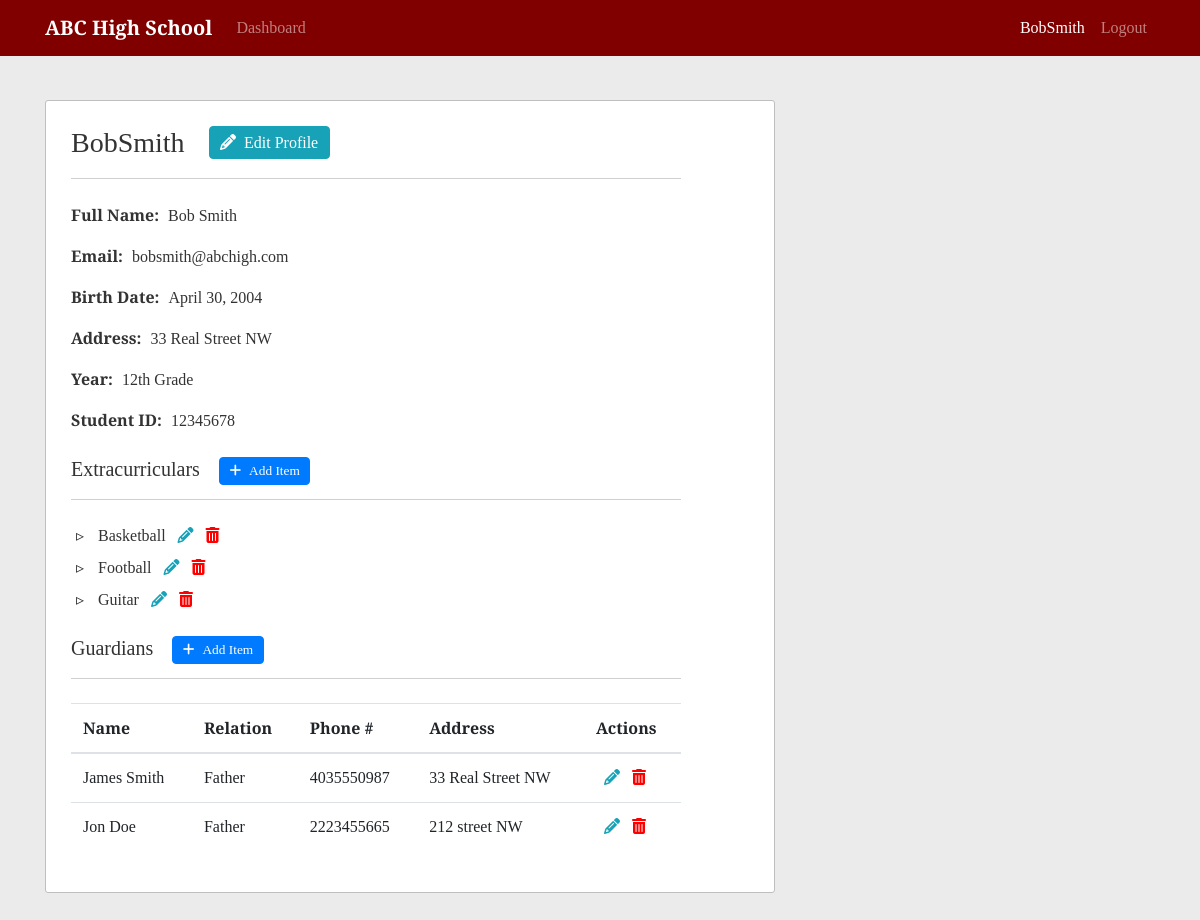
Screenshot of /profile/BobSmith/ (signed in) with the database file from the repository.
### users/models.py (models this page shows, shortened)
class Profile(models.Model):
    user = models.OneToOneField(User, on_delete=models.CASCADE)
    birth_date = models.DateField(null=True, blank=True)
    address = models.CharField(max_length=255, blank=True)

class Student(models.Model):
    GRADE_TEN = '10'
    GRADE_ELEVEN = '11'
    GRADE_TWELVE = '12'
    YEAR_CHOICES = [
        (GRADE_TEN, '10th Grade'),
        (GRADE_ELEVEN, '11th Grade'),
        (GRADE_TWELVE, '12th Grade')
    ]
    user = models.OneToOneField(User, on_delete=models.CASCADE, primary_key=True)
    year = models.CharField(max_length=2, choices=YEAR_CHOICES)
    student_id_no = models.PositiveIntegerField(unique=True)

### school/models.py (models this page shows, shortened)
class ExtraCurricular(models.Model):
    student = models.ForeignKey(Student, on_delete=models.CASCADE)
    activity_name = models.CharField(max_length=100)
    class Meta:
        unique_together = ['student', 'activity_name']

class Guardian(models.Model):
    student = models.ForeignKey(Student, on_delete=models.CASCADE)
    first_name = models.CharField(max_length=255)
    last_name = models.CharField(max_length=255)
    phone_number = models.CharField(max_length=20)
    address = models.CharField(max_length=255)
    relation = models.CharField(max_length=255)
    class Meta:
        unique_together = ['student', 'first_name', 'last_name']

### users/views.py (the view, shortened to what this page needs)
# urls.py: path('profile/', user_views.profile_redirect, name='profile-redirect'),
def profile(request, **kwargs):
    if not (request.user.is_authenticated):
        return redirect('login')
    user = request.user
    profile_user = User.objects.filter(username=kwargs.get('username')).first()
    if not profile_user:
        return redirect('access-denied')
    temp_student = Student.objects.filter(user=profile_user).first()
    extra_curriculars = ExtraCurricular.objects.filter(student=temp_student)
    guardians = Guardian.objects.filter(student=temp_student)
    temp_instructor = Instructor.objects.filter(user=profile_user).first()
    taught_courses = Course.objects.filter(instructor=temp_instructor)
    context = {
        'kwargs': kwargs,
        'profile_user': profile_user,
        'extra_curriculars': extra_curriculars,
        'guardians': guardians,
        'taught_courses': taught_courses
    }
    if user.is_superuser:
        return render(request, 'users/profile.html', context=context)
    if (profile_user.is_superuser):
        return redirect('access-denied')
    if (user == profile_user):
        return render(request, 'users/profile.html', context=context)

### users/templates/users/profile.html (shortened to what this page needs)
{% extends "school/content.html" %}
{% block content %}
  <div class="content-section">
    <div class="content-title">
      <h3 class="profile-title">{{ kwargs.username }}</h3>
      {% if user.username == kwargs.username %}
        <a class="btn btn-info profile-button" href="{% url 'update-profile' user.profile.id %}"><i class="fas fa-pencil-alt mr-2"></i>Edit Profile</a>
      {% endif %}
    </div>
    <p>
      <span class="data-title">Full Name:</span>
      <span class="data-content">{{ profile_user.first_name }} {{ profile_user.last_name }}</span>
    </p>
    <p>
      <span class="data-title">Email:</span>
      <span class="data-content">{{ profile_user.email }}</span>
    </p>
    <p>
      <span class="data-title">Birth Date:</span>
      <span class="data-content">{{ profile_user.profile.birth_date }}</span>
    </p>
    <p>
      <span class="data-title">Address:</span>
      <span class="data-content">{{ profile_user.profile.address }}</span>
    </p>
    {% if profile_user.student %}
      <p>
        <span class="data-title">Year:</span>
        <span class="data-content">{{ profile_user.student.get_year_display }}</span>
      </p>
      <p>
        <span class="data-title">Student ID:</span>
        <span class="data-content">{{ profile_user.student.student_id_no }}</span>
      </p>
      <div class="content-title mt-4">
        <h5 class="profile-title">Extracurriculars</h5>
        {% if user.username == kwargs.username %}
          <a class="btn btn-primary sub-profile-button" href="{% url 'create-extra-curricular' %}"><i class="fas fa-plus mr-2"></i>Add Item</a>
        {% endif %}
      </div>
      {% if extra_curriculars %}
        <ul class="profile-list">
        {% for extra_curricular in extra_curriculars %}
          <li class="profile-list-item">
            {{ extra_curricular.activity_name }}
            {% if user.username == kwargs.username %}
              <span class="inline-row-buttons">
                <a class="edit-link" href="{% url 'update-extra-curricular' extra_curricular.id %}"><i class="fas fa-pencil-alt ml-2"></i></a>
                <a class="delete-link" href="{% url 'delete-extra-curricular' extra_curricular.id %}"><i class="fas fa-trash-alt ml-2"></i></a>
              </span>
            {% endif %}
          </li>
        {% endfor %}
        </ul>
      {% else %}
        <p>No extracurricular activities</p>
      {% endif %}
      <div class="content-title mt-4">
        <h5 class="profile-title">Guardians</h5>
        {% if user.username == kwargs.username %}
          <a class="btn btn-primary sub-profile-button" href="{% url 'create-guardian' %}"><i class="fas fa-plus mr-2"></i>Add Item</a>
        {% endif %}
      </div>
      {% if guardians %}
        <div class="table-responsive">
          <table class="table content-table">
            <thead>
              <tr>
                <th scope="col">Name</th>
                <th scope="col">Relation</th>
                <th scope="col">Phone #</th>
                <th scope="col">Address</th>
                {% if user.username == kwargs.username %}
                  <th scope="col">Actions</th>
                {% endif %}
              </tr>
            </thead>
            <tbody>
              {% for guardian in guardians %}
                <tr>
                  <td scope="row">{{ guardian.first_name }} {{ guardian.last_name }}</th>
                  <td>{{ guardian.relation }}</td>
                  <td>{{ guardian.phone_number }}</td>
                  <td>{{ guardian.address }}</td>
                  {% if user.username == kwargs.username %}
                    <td>
                      <span class="inline-row-buttons">
                        <a class="edit-link" href="{% url 'update-guardian' guardian.id %}"><i class="fas fa-pencil-alt ml-2"></i></a>
                        <a class="delete-link" href="{% url 'delete-guardian' guardian.id %}"><i class="fas fa-trash-alt ml-2"></i></a>
                      </span>
                    </td>
                  {% endif %}
                </tr>
              {% endfor %}
            </tbody>
          </table>
        </div>
      {% else %}
        <p>No guardians</p>
      {% endif %}
    {% endif %}
  </div>
{% endblock content %}

### school/templates/school/base.html (shortened to what this page needs)
{% load static %}
<!DOCTYPE html>
<html lang="en">
  <head>
    <link rel="stylesheet" href="https://stackpath.bootstrapcdn.com/bootstrap/4.3.1/css/bootstrap.min.css">
    <link rel="stylesheet" href="https://cdnjs.cloudflare.com/ajax/libs/datepicker/0.6.5/datepicker.min.css" />
    <link rel="stylesheet" href="{% static 'school/main.css' %}">
  </head>
  <body>
    <nav class="navbar navbar-expand-md navbar-dark fixed-top">
      <div class="container">
        <a class="navbar-brand" href="/">ABC High School</a>
        <div class="collapse navbar-collapse" id="navbarCollapse">
          <div class="navbar-nav mr-auto">
            {% if user.is_authenticated %}
              <a class="nav-item nav-link {% if request.resolver_match.url_name == 'user-dashboard' %}active{% endif %}" href="{% url 'home' %}">Dashboard</a>
            {% else %}
              <a class="nav-item nav-link {% if request.resolver_match.url_name == 'home' %}active{% endif %}" href="{% url 'home' %}">Home</a>
            {% endif %}
          </div>
          <div class="navbar-nav">
            {% if user.is_authenticated %}
              <a class="nav-item nav-link {% if request.resolver_match.url_name == 'profile' and user.username == kwargs.username %}active{% endif %}" href="{% url 'profile' user.username %}">{{ user }}</a>
              <a class="nav-item nav-link" href="{% url 'logout' %}">Logout</a>
            {% else %}
              <a class="nav-item nav-link {% if request.resolver_match.url_name == 'login' %}active{% endif %}" href="{% url 'login' %}">Sign In</a>
            {% endif %}
          </div>
        </div>
      </div>
    </nav>
    <div class="container main-body">
      {% block display %}{% endblock display %}
    </div>
  </body>
</html>

### school/static/school/main.css (style rules this page uses)
body { background: #ebebeb; color: #333333; margin-top: 5rem; font-family: 'Arvo', serif; }
.navbar { background-color: #800000; }
.navbar-brand { font-weight: 700; }
.main-body { margin-top: 100px; margin-bottom: 60px; }
.content-section { background-color:#ffffff; border: 1px solid #bebebe; border-radius: 3px; padding: 25px; margin-bottom: 50px; }
.content-title { border-bottom: 1px solid #cfcfcf; padding-bottom: 10px; margin-bottom: 24px; width: 90%; }
.profile-title { display: inline-block; }
.profile-button { margin-left: 20px; vertical-align: top; padding: .23rem .65rem; }
.sub-profile-button { margin-left: 15px; font-size: smaller; vertical-align: top; padding: .2rem .6rem; }
.inline-row-buttons a { color: #333333; }
.inline-row-buttons a.edit-link { color: #17a2b8; }
.inline-row-buttons a.delete-link { color: #ff0000; }
.content-table { width: 90%; }
.data-title { font-weight: 700; margin-right: 5px; }
.data-content { display: inline-block; }
.profile-list { padding-inline-start: 5px; }
.profile-list-item { list-style: none; margin: 0.5rem 0; }
.profile-list-item::before { content: "\25B9"; margin-right: 10px; }

### rows the page displays
ExtraCurricular: activity_name "Basketball"
ExtraCurricular: activity_name "Football"
ExtraCurricular: activity_name "Guitar"
Guardian: first_name "James", last_name "Smith", relation "Father", phone_number "4035550987", address "33 Real Street NW"
Guardian: first_name "Jon", last_name "Doe", relation "Father", phone_number "2223455665", address "212 street NW"

### other values shown
{{ user }} "BobSmith"
{{ kwargs.username }} "BobSmith"
{{ profile_user.first_name }} "Bob"
{{ profile_user.last_name }} "Smith"
{{ profile_user.email }} "bobsmith@abchigh.com"
{{ profile_user.profile.birth_date }} "April 30, 2004"
{{ profile_user.profile.address }} "33 Real Street NW"
{{ profile_user.student.get_year_display }} "12th Grade"
{{ profile_user.student.student_id_no }} "12345678"
